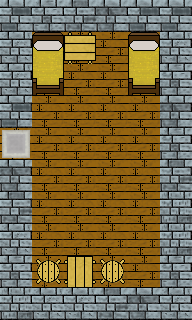

A 2D game scene composited from a Tiled map and its tileset images. What follows is a short description and the map's XML, with every tile layer's data as written:
An orthogonal 6x10 tile map with 32x32 px tiles, 2 tile layers (Layer0, Layer1) and 14 objects (11x wall, 2x front_door, Elsk).

<map version="1.4" tiledversion="1.4.1" orientation="orthogonal" renderorder="right-down" width="6" height="10" tilewidth="32" tileheight="32" infinite="0" nextlayerid="4" nextobjectid="16">
 <tileset firstgid="1" source="ShardsOfCreation.tsx" />
 <layer id="1" name="Layer0" width="6" height="10">
  <data encoding="csv">
4,6,35,36,4,4,
5,15,15,15,15,5,
5,15,15,15,15,6,
4,15,15,15,15,36,
15,15,15,15,15,6,
36,15,15,15,15,35,
35,15,15,15,15,34,
5,15,15,15,15,34,
6,15,15,15,15,6,
34,5,5,35,36,5
</data>
 </layer>
 <layer id="2" name="Layer1" width="6" height="10">
  <data encoding="csv">
0,0,0,0,0,0,
0,93,121,0,93,0,
0,123,0,0,123,0,
0,0,0,0,0,0,
92,0,0,0,0,0,
0,0,0,0,0,0,
0,0,0,0,0,0,
0,0,0,0,0,0,
0,91,122,91,0,0,
0,0,0,0,0,0
</data>
 </layer>
 <objectgroup id="3" name="All">
  <object id="1" name="wall" x="64" y="32" width="32" height="32" />
  <object id="2" name="spawn" type="front_door" x="32" y="128" width="32" height="32" />
  <object id="3" name="portal" type="front_door" x="8" y="128" width="8" height="32" />
  <object id="4" name="wall" x="64" y="256" width="32" height="32" />
  <object id="5" name="wall" x="104" y="264" width="16" height="16" />
  <object id="6" name="wall" x="40" y="264" width="16" height="16" />
  <object id="7" name="wall" x="128" y="32" width="32" height="64" />
  <object id="8" name="wall" x="32" y="32" width="32" height="64" />
  <object id="9" name="wall" x="0" y="0" width="32" height="128" />
  <object id="10" name="wall" x="160" y="0" width="32" height="320" />
  <object id="11" name="wall" x="0" y="160" width="32" height="160" />
  <object id="13" name="wall" x="32" y="288" width="128" height="32" />
  <object id="14" name="wall" x="32" y="0" width="128" height="32" />
  <object id="15" name="npc" type="Elsk" x="64" y="160" width="32" height="32" />
 </objectgroup>
</map>
